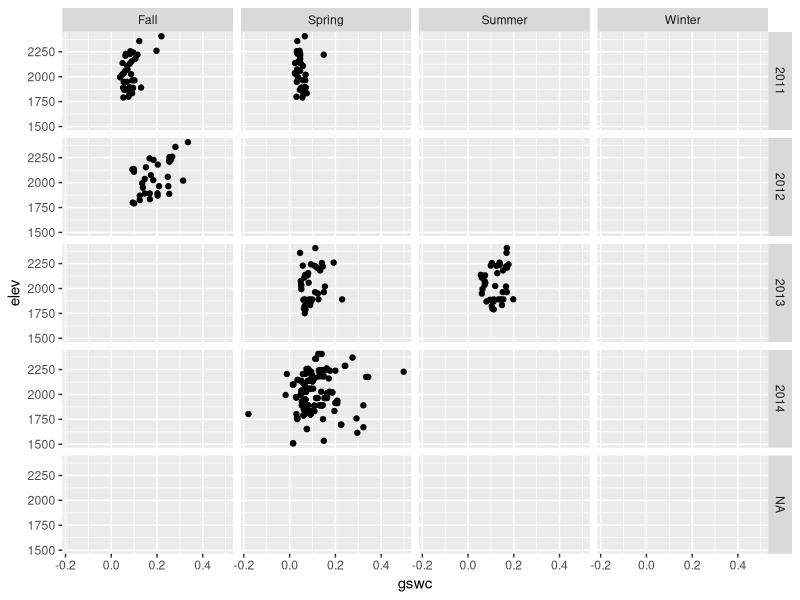
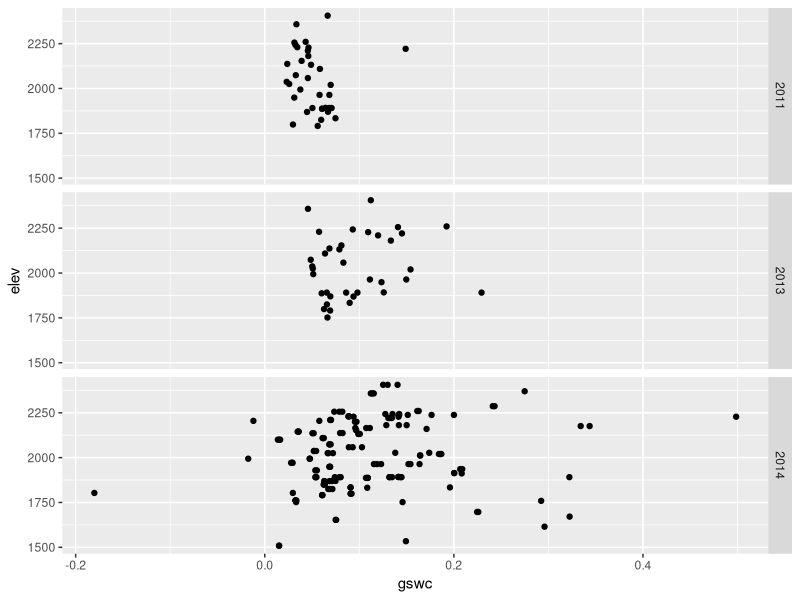

Write R code to recreate these figures, in order.
library(reshape2)
library(plyr)
library(lubridate)
library(ggplot2)

sensor.soil <- read.csv("../microclimate/soil/sensor-soil.csv")
sensors <- read.csv("../microclimate/sensors.csv")
tempsensors <- sensors$sensor[sensors$type == "T"]
for (s in unique(sensor.soil$sensor)) {
    if(! s %in% tempsensors) {
        sensor.soil$sensor[sensor.soil$sensor == s] <- sensors$pair[sensors$sensor==s]
    }
}

## for (s in unique(sensor.soil$sensor)) {
##     if(! s %in% tempsensors) {
##         print(s)
##     }
## }


sensor.soil <- merge(sensor.soil,sensors, all.x=TRUE)
sensor.soil$date <- mdy(sensor.soil$date)

GSWC <- function(df) {
    return ( ((df$wb.soil.wet - df$wb) - (df$wb.soil.dry-df$wb)) / (df$wb.soil.dry -df$wb))
}

## save gswc in data file (in some cases we need this as original weigh data is gone)
gswc.backup <- sensor.soil$gswc
## calculate gswc
sensor.soil$gswc <- GSWC(sensor.soil)
## replace with backup where needed:
sensor.soil$gswc[is.na(sensor.soil$gswc)] <- gswc.backup[is.na(sensor.soil$gswc)]


# simple version
season <- function(d) {
    pseason <- function(x) {
        m <- month(x)
        if (m %in% c(3,4,5) ) {return ("Spring")}
        else if (m %in% c(6,7,8) ) {return ("Summer")}
        else if (m %in% c(9,10,11) ) {return ("Fall")}
        else {return ("Winter")}
    }
    
    sapply(d, pseason)
}

sensor.soil$season <- season(sensor.soil$date)
sensor.soil$year <- year(sensor.soil$date)


ggplot(sensor.soil, aes(gswc , elev)) +
    geom_point() +
    facet_grid(year ~ season)

ggplot(subset(sensor.soil, season=="Spring"), aes(gswc , elev)) +
    geom_point() +
    facet_grid( year ~ .)



## DWS check 2014 data
s2014<- s2014 <- unique(subset(sensor.soil, year==2014)$sensor)
## missing:
tempsensors <- sensors$sensor[sensors$type == "T"]
tempsensors[ ! tempsensors %in% s2014]

## existing data with missing dry weights
subset(sensor.soil, year == 2014 & is.na(wb.soil.dry))$sensor
